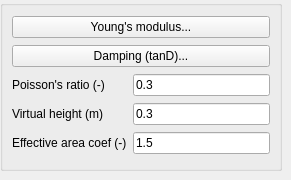
        <widget class="QWidget" name="tab_3">
         <attribute name="title">
          <string>Ballast</string>
         </attribute>
         <widget class="QGroupBox" name="groupBox_5">
          <property name="geometry">
           <rect>
            <x>0</x>
            <y>0</y>
            <width>282</width>
            <height>171</height>
           </rect>
          </property>
          <property name="title">
           <string/>
          </property>
          <layout class="QGridLayout" name="gridLayout_5">
           <item row="1" column="0" colspan="2">
            <widget class="QPushButton" name="btn_tanDbal">
             <property name="toolTip">
              <string>&lt;html&gt;&lt;head/&gt;&lt;body&gt;&lt;p&gt;CSV file where at each line, the first value indicates a frequency and the second one indicates the corresponding hysteretic damping ratio.&lt;/p&gt;&lt;/body&gt;&lt;/html&gt;</string>
             </property>
             <property name="text">
              <string>Damping (tanD)...</string>
             </property>
            </widget>
           </item>
           <item row="2" column="1">
            <widget class="QLineEdit" name="txt_nuBal">
             <property name="text">
              <string>0.3</string>
             </property>
            </widget>
           </item>
           <item row="2" column="0">
            <widget class="QLabel" name="label_15">
             <property name="text">
              <string>Poisson's ratio (-)</string>
             </property>
            </widget>
           </item>
           <item row="3" column="1">
            <widget class="QLineEdit" name="txt_hBal">
             <property name="toolTip">
              <string>&lt;html&gt;&lt;head/&gt;&lt;body&gt;&lt;p&gt;Since the ballast is modelled with discrete spring-dashpot elements, its virtual height allows computing their properties from the Young's modulus and damping.&lt;/p&gt;&lt;/body&gt;&lt;/html&gt;</string>
             </property>
             <property name="text">
              <string>0.3</string>
             </property>
            </widget>
           </item>
           <item row="4" column="0">
            <widget class="QLabel" name="label_17">
             <property name="text">
              <string>Effective area coef (-)</string>
             </property>
            </widget>
           </item>
           <item row="4" column="1">
            <widget class="QLineEdit" name="txt_balAreaCoef">
             <property name="toolTip">
              <string>&lt;html&gt;&lt;head/&gt;&lt;body&gt;&lt;p&gt;Since the discrete elements representing the ballast are only located on the sleepers' bottom face, the effective area coefficient is defined as the ratio between the effective area of ballast loaded under a sleeper, and the area of a sleeper's bottom face.&lt;/p&gt;&lt;/body&gt;&lt;/html&gt;</string>
             </property>
             <property name="text">
              <string>1.5</string>
             </property>
            </widget>
           </item>
           <item row="3" column="0">
            <widget class="QLabel" name="label_16">
             <property name="text">
              <string>Virtual height (m)</string>
             </property>
            </widget>
           </item>
           <item row="0" column="0" colspan="2">
            <widget class="QPushButton" name="btn_Ebal">
             <property name="toolTip">
              <string>&lt;html&gt;&lt;head/&gt;&lt;body&gt;&lt;p&gt;CSV file where at each line, the first value indicates a frequency and the second one indicates the corresponding storage modulus in MPa.&lt;/p&gt;&lt;/body&gt;&lt;/html&gt;</string>
             </property>
             <property name="text">
              <string>Young's modulus...</string>
             </property>
            </widget>
           </item>
          </layout>
         </widget>
        </widget>
